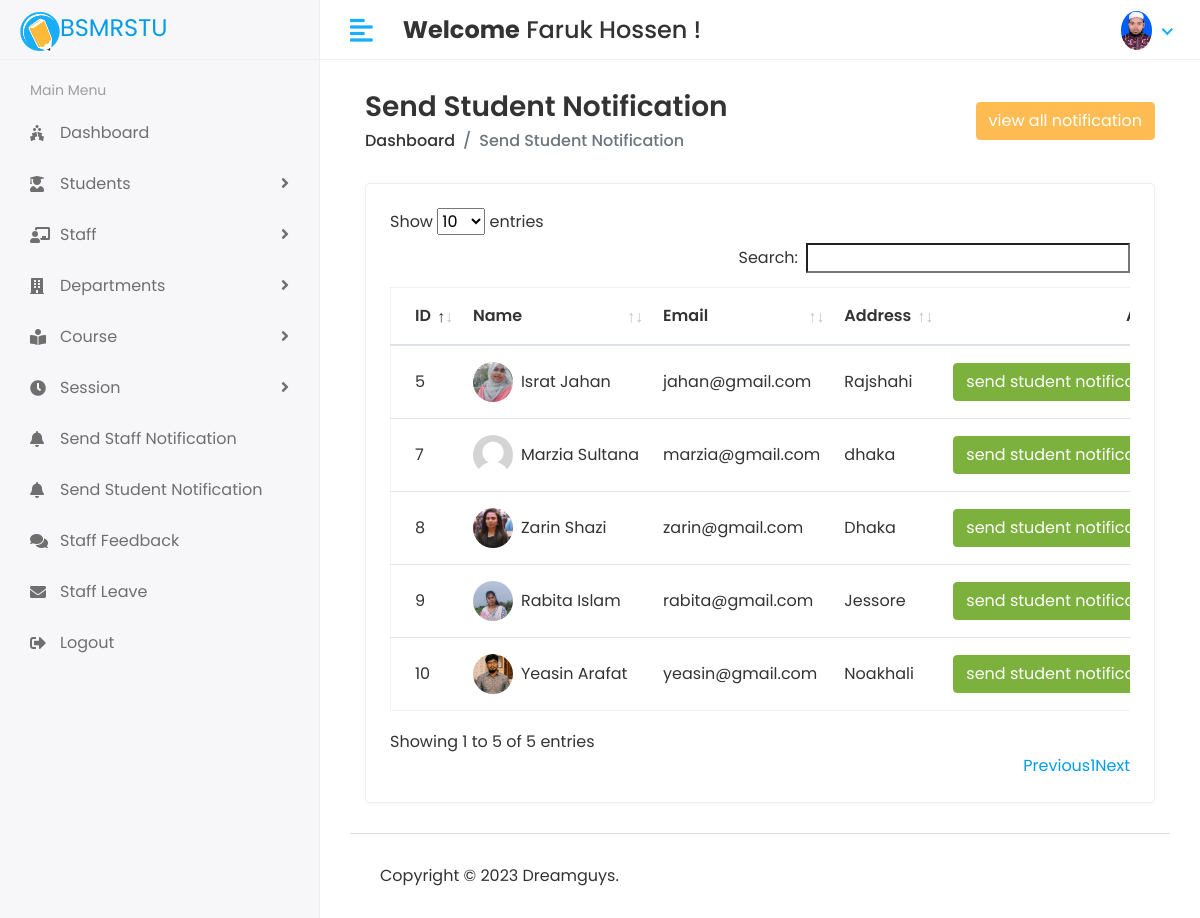
The page /HOD/Student/Send_Notification (signed in) on the database its author committed.
### app/models.py (models this page shows, shortened)
class CustomUser(AbstractUser):
    USER=((1, 'HOD'),
          (2,'STAFF'),
          (3,'STUDENT')
    )
    user_type=models.CharField(choices=USER,max_length=58,default=1)
    profile_pic=models.ImageField(upload_to='media/profile_pic')

class Student(models.Model):
    admin=models.OneToOneField(CustomUser,on_delete=models.CASCADE)
    student_rid=models.CharField(max_length=100, null=True)
    gender=models.CharField(max_length=100)
    department_id=models.ForeignKey(Department,on_delete=models.DO_NOTHING)
    session_id = models.ForeignKey(Session, on_delete=models.DO_NOTHING)
    semester_id = models.ForeignKey(Semester, on_delete=models.DO_NOTHING,null=True)
    address=models.TextField()

### Student_Management_System/HOD_views.py (the view)
# urls.py: path('HOD/Student/Send_Notification',HOD_views.STUDENT_SEND_NOTIFICATION,name='student_send_notification'),
@login_required(login_url='/')
def STUDENT_SEND_NOTIFICATION(request):
    student= Student.objects.all()
    notification=Student_Notification.objects.all()
    context={
        'student': student,
       'notification': notification,
    }
    return render(request,'HOD/student_notification.html',context)

### templates/HOD/student_notification.html (shortened to what this page needs)
{% extends 'base.html' %}
{% block content %}
<div class="content container-fluid">
               <div class="page-header">
                  <div class="row align-items-center">
                     <div class="col">
                        <h3 class="page-title">Send Student Notification</h3>
                        <ul class="breadcrumb">
                           <li class="breadcrumb-item"><a href="index.html">Dashboard</a></li>
                           <li class="breadcrumb-item active">Send Student Notification</li>
                        </ul>
                     </div>
                     <div class="col-auto text-right float-right ml-auto">
                        <button type="button" class="btn btn-primary" data-toggle="modal" data-target="#exampleModalCenter">
                          view all notification
                        </button>
                     </div>
                  </div>
               </div>
               <div class="row">
                  <div class="col-sm-12">
                     <div class="card card-table">
                        <div class="card-body">
                           <div class="table-responsive">
                              <table id="table_id" class="table table-hover table-center mb-0 ">
                                 <thead>
                                    <tr>
                                       <th>ID</th>
                                       <th>Name</th>
                                       <th>Email</th>
                                       <th>Address</th>
                                       <th class="text-right">Action</th>
                                    </tr>
                                 </thead>
                                 <tbody>
                                 {% for i in student %}
                                    <tr>
                                       <td>{{i.id}}</td>
                                       <td>
                                          <h2 class="table-avatar">
                                             <a href="#" class="avatar avatar-sm mr-2"><img class="avatar-img rounded-circle" src="/{{i.admin.profile_pic}}" alt="User Image"></a>
                                             <a href="#">{{i.admin.first_name}}&nbsp;{{i.admin.last_name}}</a>
                                          </h2>
                                       </td>
                                       <td>{{i.admin.email}}</td>
                                       <td>{{i.address}}</td>
                                       <td class="text-right">
                                            <button type="button" class="btn btn-success" data-toggle="modal" data-target="#sendnotification-{{forloop.counter}}">
                                              send student notification
                                            </button>
                                       </td>
                                    </tr>
                                 {% endfor %}
                                 </tbody>
                              </table>
                           </div>
                        </div>
                     </div>
                  </div>
               </div>
            </div>
{% endblock %}

### templates/includes/header.html (shortened to what this page needs)
{% load static %}
<div class="header">
            <div class="header-left">
               <a href="#" class="logo">
               <img src="{% static 'assets/img/logo-small.png' %}" alt="Logo"><font size="+2">BSMRSTU</font>
               </a>
            </div>
            <a href="javascript:void(0);" id="toggle_btn">
            <i class="fas fa-align-left"></i>
            </a>
            <div class="top-nav-search mt-3">
               <h4><strong>Welcome</strong>&nbsp;<span>{{user.first_name}}&nbsp;{{user.last_name}}&nbsp;!</span></h4>
            </div>
            <ul class="nav user-menu">
               <li class="nav-item dropdown has-arrow">
                  <a href="#" class="dropdown-toggle nav-link" data-toggle="dropdown">
                     {% if user.profile_pic == "" %}
                     <span class="user-img"><img class="rounded-circle" src="{% static 'assets/img/no-user-image.gif' %}" width="31" alt=""></span>
                     {% else %}
                  <span class="user-img"><img class="rounded-circle" src="/{{user.profile_pic}}" width="31" alt=""></span>
                     {% endif %}
                  </a>
               </li>
            </ul>
         </div>

### static/assets/css/style.css (style rules this page uses)
html { height: 100%; }
body { background-color: #fff; color: #333; font-family: 'Poppins', sans-serif; font-size: 1rem; height: 100%; line-height: 1.5; overflow-x: hidden; }
h1, h2, h3, h4, h5, h6 { font-family: 'Poppins', sans-serif; margin-top: 0; }
a { color: #009ce7; }
input, button, a { transition: all 0.4s ease; -moz-transition: all 0.4s ease; -o-transition: all 0.4s ease; -ms-transition: all 0.4s ease; -webkit-transition: all 0.4s ease; }
input, input:focus, button, button:focus { outline: none; }
ul, ol { padding: 0px; list-style: none; }
.table { color: #333; max-width: 100%; margin-bottom: 0; width: 100%; }
.table.dataTable { border-collapse: collapse !important; border: 1px solid rgba(0, 0, 0, 0.05); }
table.table td h2 { display: inline-block; font-size: inherit; font-weight: 400; margin: 0; padding: 0; vertical-align: middle; }
table.table td h2.table-avatar { align-items: center; display: inline-flex; font-size: inherit; font-weight: 400; margin: 0; padding: 0; vertical-align: middle; white-space: nowrap; }
table.table td h2 a { color: #333; }
.table thead tr th { font-weight: 600; }
.table tbody tr { border-bottom: 1px solid rgba(0, 0, 0, 0.05); }
.table.table-center td, .table.table-center th { vertical-align: middle; }
.card-table .card-body .table > thead > tr > th { border-top: 0; }
.card-table .card-body .table tr td:first-child, .card-table .card-body .table tr th:first-child { padding-left: 1.5rem; }
.card-table .card-body .table tr td:last-child, .card-table .card-body .table tr th:last-child { padding-right: 1.5rem; }
.card-table .table td, .card-table .table th { border-top: 1px solid #e2e5e8; padding: 1rem 0.75rem; white-space: nowrap; }
.btn-primary { background-color: #FFBC53; border: 1px solid #FFBC53; }
.btn-success { background-color: #7bb13c; border: 1px solid #7bb13c }
.card { border: 1px solid #ececf5; box-shadow: 0 1px 3px 0 rgba(0, 0, 0, 0.03); margin-bottom: 1.875rem; }
.card-body { padding: 1.5rem; }
.avatar { position: relative; display: inline-block; width: 3rem; height: 3rem }
.avatar > img { width: 100%; height: 100%; -o-object-fit: cover; object-fit: cover; }
.avatar-sm { width: 2.5rem; height: 2.5rem; }
.header { background-color: #fff; border-bottom: 1px solid #f3f3f4; left: 0; position: fixed; right: 0; top: 0; z-index: 1001; height: 60px; }
.header .header-left { float: left; height: 60px; padding: 0 20px; position: relative; width: 320px; z-index: 1; transition: all 0.2s ease-in-out; background-color: #f7f7fa; border-bottom: 1px solid #efefef; border-right: 1px solid #ececf5; display: flex; align-items: center; }
.header .header-left .logo { display: inline-block; line-height: 60px; }
.header .header-left .logo img { max-height: 40px; width: auto; }
.header .dropdown-toggle:after { display: none; }
.header .has-arrow .dropdown-toggle:after { border-top: 0; border-left: 0; border-bottom: 2px solid #18aefa; border-right: 2px solid #18aefa; content: ''; height: 8px; display: inline-block; pointer-events: none; -webkit-transform-origin: 66% 66%; -ms-transform-origin: 66% 66%; transform-origin: 66% 66%; -webkit-transform: rotate(45deg); -ms-transform: rotate(45deg); transform: rotate(45deg); -webkit-transition: all 0.15s ease-in-out; transition: all 0.15s ease-in-out; width: 8px; vertical-align: 0px; }
.user-menu { float: right; margin: 0; position: relative; z-index: 99; padding-right: 15px; }
.user-menu.nav > li > a { color: #a0a0a0; font-size: 14px; line-height: 58px; padding: 0 15px; height: 60px; }
.user-img { margin-right: 3px; position: relative; }
.top-nav-search { float: left; margin-left: 15px; }
.page-header { margin-bottom: 1.875rem; }
.page-header .breadcrumb { background-color: transparent; color: #6c757d; font-size: 1rem; font-weight: 500; margin-bottom: 0; padding: 0; }
.page-header .breadcrumb a { color: #333; }
.page-title { font-size: 28px; font-weight: 600; color: #333; margin-bottom: 5px; }
@media (min-width: 992px) { #toggle_btn { align-items: center; color: #18aefa; display: inline-flex; float: left; font-size: 26px; height: 60px; justify-content: center; margin-left: 15px; padding: 0 15px; } }

### rows shown on the page
CustomUser: first_name "Faruk", last_name "Hossen", profile_pic (picture)
Student: id "5", admin.profile_pic (picture), admin.first_name "Israt", admin.last_name "Jahan", admin.email "jahan@gmail.com", address "Rajshahi"
Student: id "7", admin.profile_pic (placeholder picture), admin.first_name "Marzia", admin.last_name "Sultana", admin.email "marzia@gmail.com", address "dhaka"
Student: id "8", admin.profile_pic (picture), admin.first_name "Zarin", admin.last_name "Shazi", admin.email "zarin@gmail.com", address "Dhaka"
Student: id "9", admin.profile_pic (picture), admin.first_name "Rabita", admin.last_name "Islam", admin.email "rabita@gmail.com", address "Jessore"
Student: id "10", admin.profile_pic (picture), admin.first_name "Yeasin", admin.last_name "Arafat", admin.email "yeasin@gmail.com", address "Noakhali"
